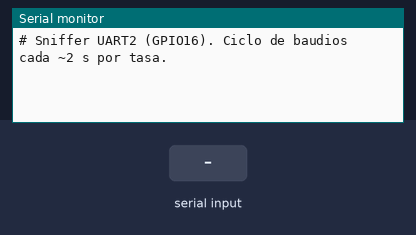
The sketch below on a simulated ESP32. Parts: the last lines printed to the serial monitor. The test bench sets the inputs (shaded band).

Above: at 1.5 s.
1.6 s: "$" received over the second serial link
At 2.9 s:
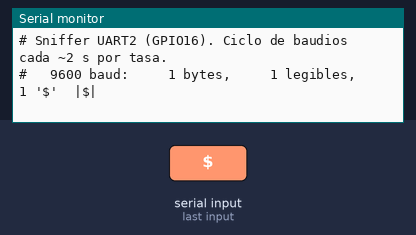
4.6 s: "1" received over the second serial link
At 7.2 s:
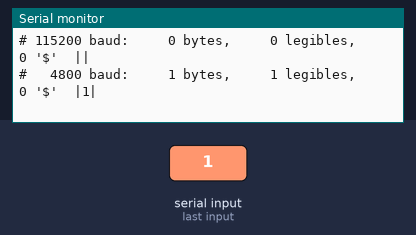
7.6 s: "$" received over the second serial link
At 8.7 s:
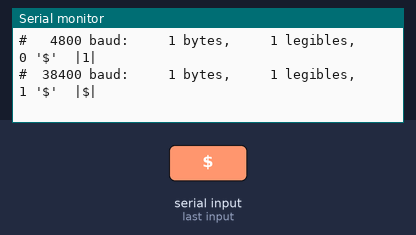

The sketch:

05_uart_sniffer.ino
```cpp
// =====================================================================
// 05_uart_sniffer.ino — Diagnóstico del enlace con el GPS L86
// Escucha en GPIO16 probando varios baudios y reporta CUÁNTOS bytes
// llegan en cada uno (aunque sean basura). Distingue:
//   - bytes > 0 en algún baudio -> el GPS vive; era cuestión de baudios
//   - bytes = 0 en TODOS        -> problema de cableado o alimentación
// Repite el ciclo indefinidamente (puedes recablear sin resubir).
// Monitor serie a 500000.
// =====================================================================

#define GPS_RX 16
#define GPS_TX 17

HardwareSerial SerialGPS(2);
const long BAUDS[] = { 9600, 115200, 4800, 38400, 57600, 19200 };

void setup() {
  Serial.begin(500000);
  delay(300);
  Serial.println("# Sniffer UART2 (GPIO16). Ciclo de baudios cada ~2 s por tasa.");
}

void loop() {
  for (long b : BAUDS) {
    SerialGPS.begin(b, SERIAL_8N1, GPS_RX, GPS_TX);
    uint32_t n = 0, imprimibles = 0, dolares = 0;
    char muestra[41]; int m = 0;
    uint32_t t0 = millis();
    while (millis() - t0 < 2000) {
      while (SerialGPS.available()) {
        char c = SerialGPS.read();
        n++;
        if (c >= 32 && c < 127) {
          imprimibles++;
          if (m < 40) muestra[m++] = c;
        }
        if (c == '$') dolares++;
      }
    }
    muestra[m] = 0;
    SerialGPS.end();
    Serial.printf("# %6ld baud: %5lu bytes, %5lu legibles, %3lu '$'  |%s|\n",
                  b, (unsigned long)n, (unsigned long)imprimibles,
                  (unsigned long)dolares, muestra);
  }
  Serial.println("# --- fin de ciclo; repite ---");
}
```

Measured:
- after the input at 1.6 s, the serial monitor: prints a new line after 0.70 s (image 1)
- after the input at 4.6 s, the serial monitor: prints a new line after 1.7 s (image 2)
- after the input at 7.6 s, the serial monitor: prints a new line after 0.70 s (image 3)
